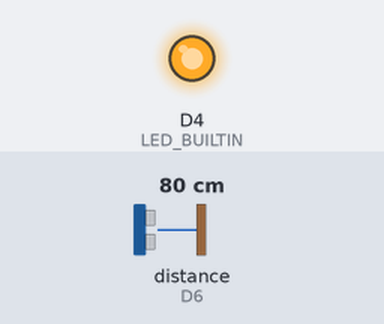
The sketch below on a simulated ESP8266 (NodeMCU). Shown: output pins drawn as LEDs (lit = HIGH, except the on-board LED, lit = LOW). The inputs (shaded band) are chosen by the test bench; at power-on: distance to the obstacle (sensor on D6) 80 cm. The echo pulse lasts 58.3 µs per cm; WiFi joins after 1.5 s; servers stay silent unless stated; network time is answered at once with the bench clock; the local clock reads 2024-03-15 10:24:30 at power-on unless the sketch sets it; pins used as bus, display or sensor lines are not drawn.

Above: at 0.1 s.
At 90.1 s:
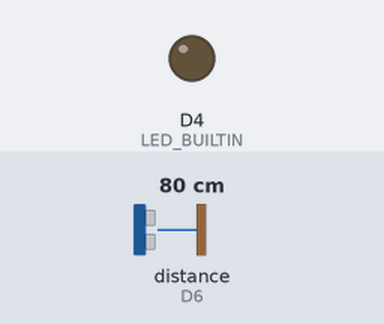
Timing chart, 0 to 91.6 s (numbered marks = the images above):
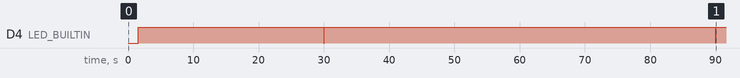

The sketch:

Cedae_Reserv.ino
```cpp
//By WFasolo//
#include <ESP8266WiFiMulti.h>
#include <ThingerESP8266.h>
#include <NTPClient.h>
#include <WiFiUdp.h>
#include <ESP8266httpUpdate.h>

WiFiClient client;
WiFiUDP udp;
NTPClient ntp(udp, "a.st1.ntp.br", -3 * 3600, 60000);

ESP8266WiFiMulti multiWiFi;

#define trigPin D5
#define echoPin D6


bool forcereboot = false, iniciar = false, uploads = false;
float altura = 0, pulso = 0, dist = 0, volume = 0, comp = 1, larg = 1;
float md_ler[3] = { 1, 1, 1 };
int dia = 0, hora = 0, minuto = 0, segundo = 30;
int i_inic = 0, seg_ant = 0, cont = 0;
String atualiza = "iniciado.";

#define USERNAME "w_fasolo"
#define DEVICE_ID "reserv_BJI"
#define DEVICE_CREDENTIAL "cedaebji"
ThingerESP8266 thing(USERNAME, DEVICE_ID, DEVICE_CREDENTIAL);

void setup() {
  // Serial.begin(115200);
  pinMode(LED_BUILTIN, OUTPUT);
  pinMode(trigPin, OUTPUT);
  pinMode(echoPin, INPUT);

  WiFi.mode(WIFI_STA);
  multiWiFi.addAP("ITANET-FASOLO", "lucas123");
  multiWiFi.addAP("FASOLO", "@@lucas@@");
  multiWiFi.addAP("BGF", "@giagra@");
  multiWiFi.addAP("LAB", "@@lucas@@");
  multiWiFi.addAP("a1", "@1234567@");
  multiWiFi.addAP("a2", "@123456@");
  WiFi.setAutoReconnect(true);
  WiFi.persistent(true);
  ntp.begin();

  thing["Rede"] >> [](pson& out) {
    out["SSID"] = WiFi.SSID();
    out["Sinal"] = WiFi.RSSI();
  };

  thing["Altura"] >> [](pson& out) {
    out = altura;
  };

  thing["Volume"] >> [](pson& out) {
    out = volume;
  };

  thing["Reiniciar"] << [](pson& in) {
    if (in.is_empty()) {
      in = forcereboot;
    } else {
      forcereboot = in ? true : false;
    }
  };

  thing["Upload"] << [](pson& in) {
    if (in.is_empty()) {
      in = uploads;
    } else {
      uploads = in ? true : false;
    }
  };

  thing["Atualiza"] >> [](pson& out) {
    out = atualiza;
  };
  ntp.forceUpdate();
}

void loop() {
  thing.handle();
  conectar();
  at_hora();
  banco_1h();
  reb_esp();
  upload();
  ler_volume();
  digitalWrite(LED_BUILTIN, HIGH);
}
```

leituras.ino
```cpp
//**** Leituras dos Dados ****//
void ler_volume() {
  if (segundo <= 5 && cont == 0) {
    digitalWrite(LED_BUILTIN, LOW);
    inicio();
    cont = 1;

    digitalWrite(trigPin, LOW);
    delayMicroseconds(2);
    digitalWrite(trigPin, HIGH);
    delayMicroseconds(10);
    digitalWrite(trigPin, LOW);

    float duration = pulseIn(echoPin, HIGH);
    float distance = duration * pulso / 2;
    altura = (dist - distance) / 100;
    if (altura < 0) {
      altura = md_ler[0];
    }

    md_ler[2] = md_ler[1];
    md_ler[1] = md_ler[0];
    md_ler[0] = altura;

    altura = (md_ler[0] + md_ler[1] + md_ler[2]) / 3;

    volume = altura * comp * larg;

    thing.stream(thing["Volume"]);
    thing.stream(thing["Altura"]);
   // Serial.println(distance);
  }
  if (segundo > 5) {
    cont = 0;
  }
}
```

voids.ino
```cpp
//**** verificar conexão ****//
void conectar() {
  if (multiWiFi.run() != WL_CONNECTED) {
    WiFi.disconnect();
    digitalWrite(LED_BUILTIN, LOW);
    iniciar = false;
    delay(100);
    WiFi.reconnect();
  }
}

//**** Reiniciar NodeMCU ****//
void reb_esp() {
  if (forcereboot == true) {
    ESP.restart();
  }
}

//**** Upload Codigo ****//
void upload() {
  if (uploads == true) {
    t_httpUpdate_return ret = ESPhttpUpdate.update(client, "http://estacao.wuaze.com/upload/reserv.bin");
    switch (ret) {
      case HTTP_UPDATE_FAILED:
        atualiza = "UP FAILED";
        break;
      case HTTP_UPDATE_NO_UPDATES:
        atualiza = "NO UPDATE";
        break;
      case HTTP_UPDATE_OK:
        atualiza = "UPDATE OK";
        break;
    }
     thing.stream(thing["Atualiza"]);
  }
}

//**** Atualizacao da hora ****//
void at_hora() {
  dia = ntp.getDay();
  hora = ntp.getHours();
  minuto = ntp.getMinutes();
  segundo = ntp.getSeconds();
}

//**** gravacao no banco de dados ****//
void banco_1h() {
  if (minuto == 0) {
    if (segundo < 5) {
      pson data;
      data["altura"] = altura;
      data["volume"] = volume;
      thing.write_bucket("dados_reserv_BJI", data);
      if (hora == 0) {
        delay(100);
        ESP.restart();
      }
    }
  }
}

// parametros de iniciação //
void inicio() {
  if (iniciar == false) {
    if (multiWiFi.run() == WL_CONNECTED) {
      ntp.forceUpdate();
      pson data;
      thing.get_property("parametro", data);
      dist = data["Distancia"];
      pulso = data["Pulso"];
      larg = data["Largura"];
      comp = data["Comprimento"];
      if (i_inic >= 2) {
        iniciar = true;
        i_inic = 0;
      }
      i_inic++;
    }
  }
}
```

Measured:
- by itself, D4 (LED_BUILTIN): goes HIGH 28.5 s, LOW 0.04 s, HIGH 60.0 s, LOW 0.04 s, then HIGH
